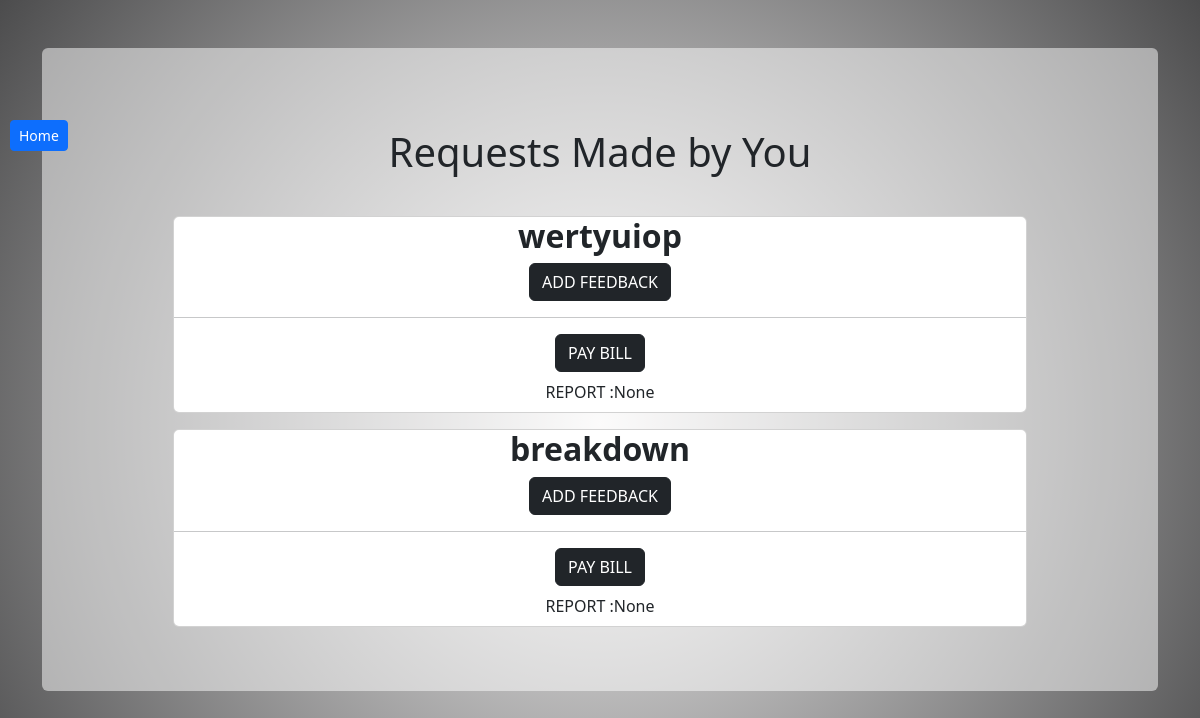
/requests/ (signed in), run on the app's committed database.
### app/models.py (models this page shows)
class ReqToMechanic(models.Model):
    user=models.ForeignKey(UserProfile,on_delete=models.CASCADE,related_name="req_profile")
    mechanic=models.ForeignKey(MechanicProfile,on_delete=models.CASCADE,related_name="req_profile")
    discription=models.CharField(max_length=200)
    phone=models.IntegerField()
    location=models.ForeignKey(Location,on_delete=models.CASCADE,related_name="req_location")
    STATUS_CHOICES = [
        ("completed", "Completed"),
        ("pending", "Pending"),
    ]
    status = models.CharField(max_length=200, choices=STATUS_CHOICES, default="pending")
    detail_head=models.CharField(max_length=200,null=True)

### app/views.py (the view)
# urls.py: path('requests/', UserRequestsListView.as_view(), name='user_requests'),
class UserRequestsListView(ListView):
    model = ReqToMechanic
    template_name = 'user_requests.html'
    context_object_name = 'user_requests'
    def get_queryset(self):
        return ReqToMechanic.objects.filter(user=self.request.user.user_profile)

### app/templates/user_requests.html (shortened to what this page needs)
<!DOCTYPE html>
<html lang="en">
<head>
    <link href="https://cdn.jsdelivr.net/npm/bootstrap@5.3.3/dist/css/bootstrap.min.css" rel="stylesheet">
</head>
<body class="vh-100" style="background: rgb(241, 239, 240);
background: radial-gradient(circle, rgb(248, 247, 247) 0%, rgb(76, 76, 77) 100%);">
<a href="{% url 'home' %}" class="btn btn-primary btn-sm" style="position: absolute; top: 120px; left: 10px;"> Home</a>
    <div class="container mt-5">
    <div class="form-control border-0 p-5 bg-white bg-opacity-50" action="">
        <div class="text-center my-3 ">
            <div class="">
                <div class="row d-flex justify-content-center">
                    <div class="text-center my-3">
                        <h1>Requests Made by You</h1>
                    </div>
                    {% for request in user_requests %}
                        <div class="col-md-10 mb-3 mb-sm-0 g-3">
                            <div class="card w-100">
                                <div class="text-center h2 fw-bold">
                                    {{ request.discription }}
                                </div>
                                <form action="{%url 'feedback_form' request.id %}" method="post">
                                    <div class="text-center">
                                        <button class="btn btn-dark" type="submit">ADD FEEDBACK</button>
                                    </div>
                                </form>
                                <hr>
                                <form action="{% url 'bill_payment' pk=request.id %}" method="post">
                                    <div class="text-center mb-2">
                                        <button class="btn btn-dark" type="submit">PAY BILL</button>
                                    </div>
                                    <div class="text-center mb-2">
                                    REPORT  :{{request.detail_head}}
                                    </div>
                                </form>
                            </div>
                        </div>
                    {% endfor %}
                </div>
            </div>
</body>
</html>

### data on the page
ReqToMechanic: discription "wertyuiop", detail_head "None"
ReqToMechanic: discription "breakdown", detail_head "None"
